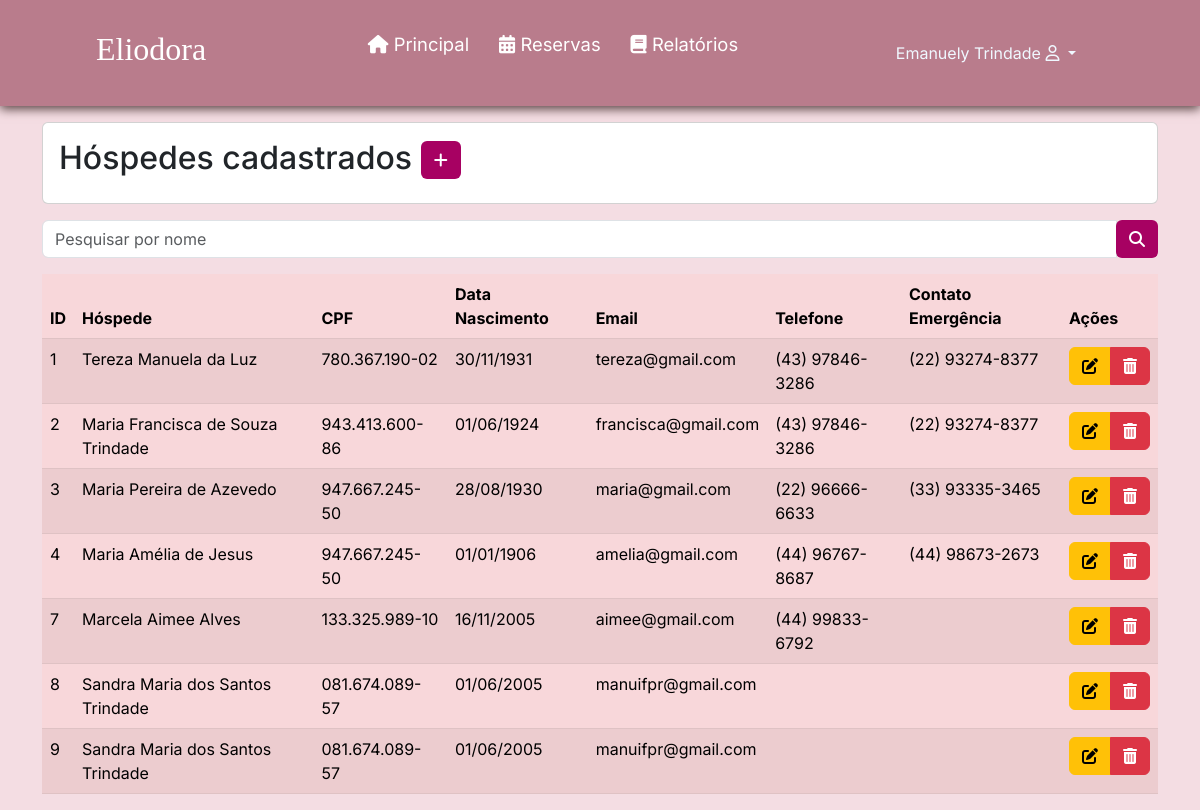
Before: /listarHospedes.php (signed in) with the older database file.
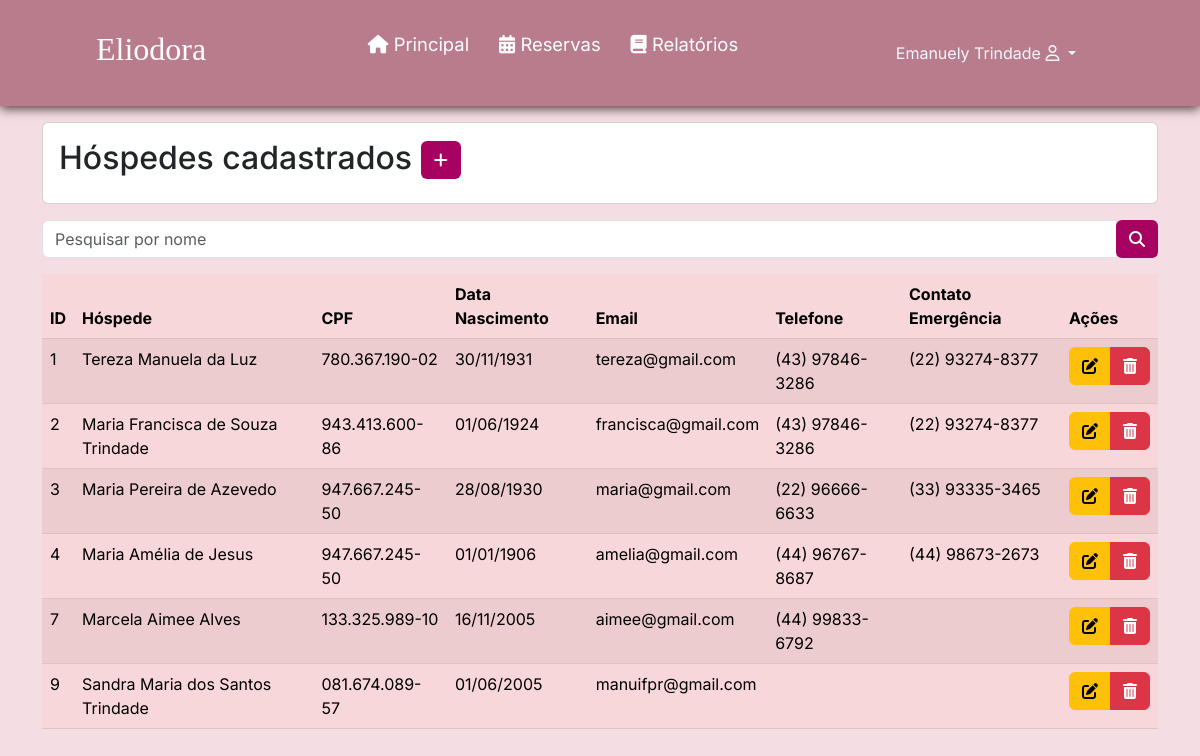
After: the same page with the newer database file.
### tables this page shows
CREATE TABLE `hospede` (
  `id` int(11) NOT NULL,
  `nome` varchar(100) NOT NULL,
  `cpf` varchar(15) NOT NULL,
  `dataNascimento` date NOT NULL,
  `genero` varchar(1) NOT NULL,
  `estado` varchar(100) NOT NULL,
  `cidade` varchar(100) NOT NULL,
  `bairro` varchar(100) NOT NULL,
  `endereco` varchar(100) NOT NULL,
  `numeroEndereco` int(11) NOT NULL,
  `cep` varchar(15) NOT NULL,
  `email` varchar(45) NOT NULL,
  `telefone` varchar(20) NOT NULL,
  `contatoEmergencia` varchar(20) NOT NULL
);

### listarHospedes.php (the view, shortened to what this page needs)
<?php
require_once("conexao.php");
$V_WHERE = " ";
$sql = "SELECT * FROM hospede
        WHERE 1 = 1 " . $V_WHERE;
$resultado = mysqli_query($conexao, $sql);
?>
<?php require_once("cabecalho.php"); ?>
<div class="container">
  <div class="card mt-3 mb-3">
    <div class="card-body">
      <h2 class="card-title">Hóspedes cadastrados
        <a href="cadastrarHospede.php" class="btn btn-sn" style="background-color: #a70162; color: #fff;"><i
            class="fa-solid fa-plus"></i>
        </a>
      </h2>
    </div>
  </div>
  <form method="post">
    <div class="input-group mb-3">
      <input type="text" name="nome" id="nome" class="form-control" placeholder="Pesquisar por nome"
        aria-label="Recipient's username" aria-describedby="basic-addon2">
      <div class="input-group-append">
        <button name="pesquisar" class="btn" style="background-color: #a70162; color: #fff;" type="submit"><i
            class="fa-solid fa-magnifying-glass"></i> </button>
  </form>
</div>
<div class="table-responsive">
  <table class="table table-danger table-striped">
    <thead>
      <tr>
        <th scope="col">ID</th>
        <th scope="col">Hóspede</th>
        <th scope="col">CPF</th>
        <th scope="col">Data Nascimento</th>
        <th scope="col">Email</th>
        <th scope="col">Telefone</th>
        <th scope="col">Contato Emergência</th>
        <th scope="col">Ações</th>
      </tr>
    </thead>
    <tbody>
      <?php while ($linha = mysqli_fetch_array($resultado)) { ?>
        <tr>
          <td>
            <?= $linha['id'] ?>
          <td>
            <?= $linha['nome'] ?>
          </td>
          <td>
            <?= $linha['cpf'] ?>
          </td>
          <td>
            <?= date('d/m/Y', strtotime($linha['dataNascimento'])) ?>
          </td>
          <td>
            <?= $linha['email'] ?>
          </td>
          <td>
            <?= $linha['telefone'] ?>
          </td>
          <td>
            <?= $linha['contatoEmergencia'] ?>
          </td>
          <td>
            <div class="btn-group">
              <a href="alterarHospede.php?id=<?= $linha['id'] ?>" class="btn btn-warning">
                <i class="fa-solid fa-pen-to-square"></i>
              </a>
              <a href="listarHospedes.php?id=<?= $linha['id'] ?>" class="btn btn-danger"
                onclick="return confirm('Confirma exclusão')">
                <i class="fa-solid fa-trash-can"></i>
              </a>
            </div>
          </td>
        </tr>
      <?php } ?>
    </tbody>
  </table>
</div>
</body>
</html>

Changed rows visible on the page:
removed hospede: id "8", nome "Sandra Maria dos Santos Trindade", cpf "081.674.089-57", dataNascimento "01/06/2005", email "manuifpr@gmail.com"
